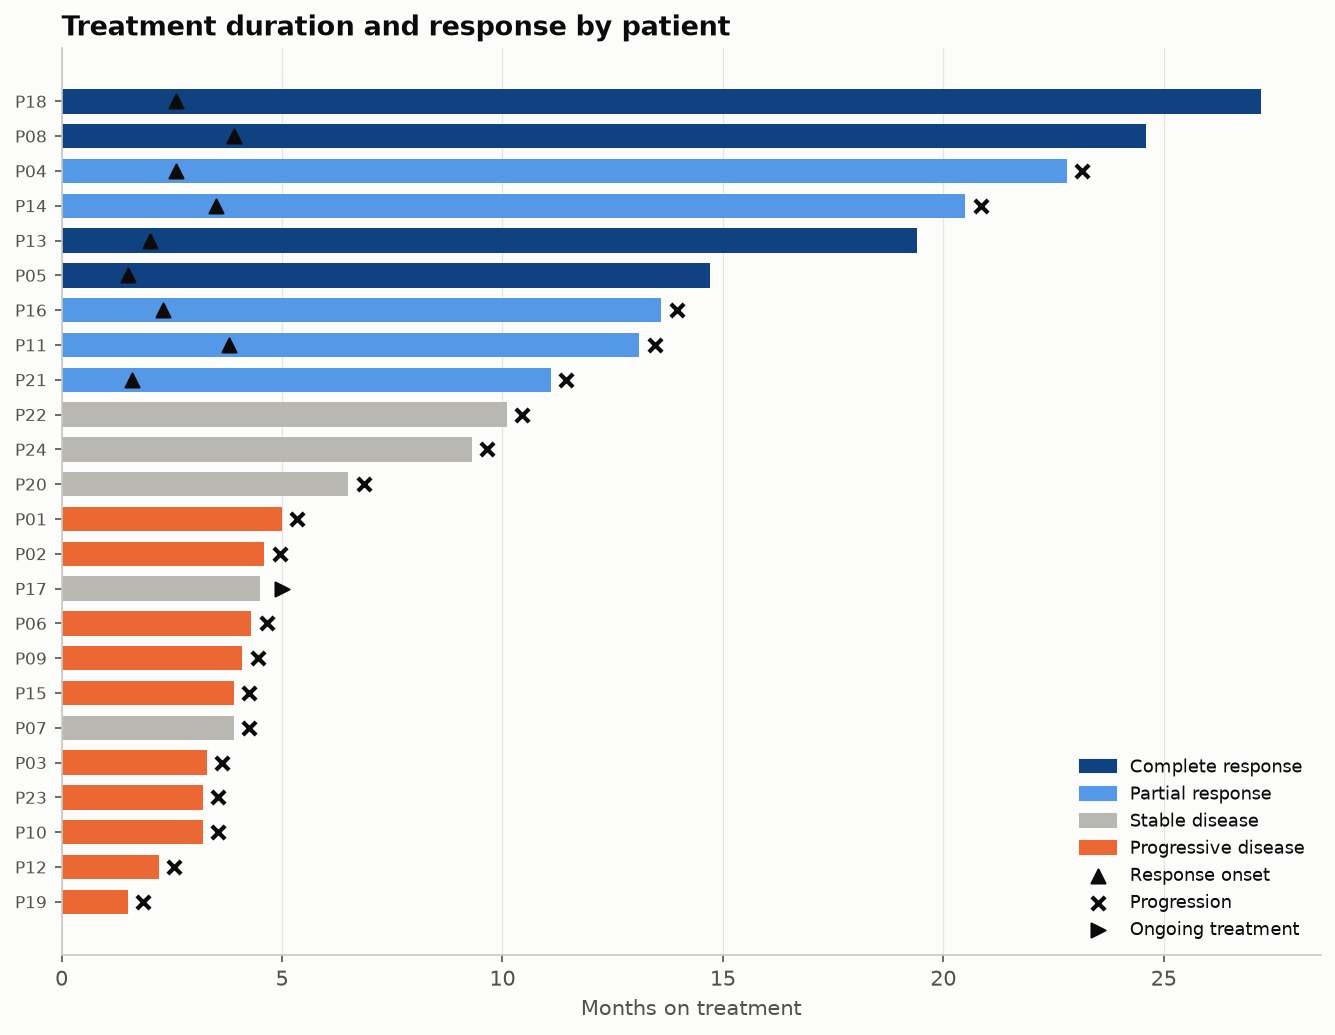

The Python source for this figure:
"""
Swimmer Plot  -  family: Healthcare & life sciences

DESIGN PURPOSE
One horizontal bar per patient shows time on treatment, with markers for key
events (response onset, progression, ongoing therapy). It tells each patient's
story, which summary curves hide.

WHEN TO USE
  - Show individual treatment duration and response in early-phase oncology
    trials
  - Show durability of response alongside time to response
  - Show any per-entity timeline with events (customer lifecycles, equipment
    maintenance)

AVOID WHEN
  - There are more than about 50 patients (bars become unreadable; use
    Kaplan–Meier curves)
  - Only aggregate statistics matter

ALTERNATIVES
  - Kaplan–Meier curve
  - Gantt chart
  - Event-chart / lasagna plot

EXAMPLE
Synthetic phase I cohort of 24 patients: months on treatment, best response,
and event markers.

NOTE: Examples use simulated data. De-identify patient data before analysing
it in notebooks: executed notebooks store their outputs.

Run:  python swimmer_plot.py
"""
import sys
from pathlib import Path

import numpy as np
import pandas as pd
import matplotlib.pyplot as plt

# Library style: categorical colors in fixed order, recessive axes, hairline grid.
PALETTE = ["#2a78d6", "#eb6834", "#1baf7a", "#eda100",
           "#e87ba4", "#008300", "#6250d6", "#e34948"]
SEQ_CMAP = "Blues"      # sequential: one hue, light -> dark
DIV_CMAP = "RdBu_r"     # diverging: two opposite hues, neutral midpoint
GRAY = "#b8b7b1"        # de-emphasised marks
plt.rcParams.update({
    "figure.figsize": (8, 4.8), "figure.dpi": 110, "figure.facecolor": "#fcfcfb",
    "axes.facecolor": "#fcfcfb", "axes.edgecolor": "#c9c8c3", "axes.linewidth": 0.8,
    "axes.spines.top": False, "axes.spines.right": False,
    "axes.grid": True, "grid.color": "#e6e5e1", "grid.linewidth": 0.6, "axes.axisbelow": True,
    "axes.prop_cycle": plt.cycler(color=PALETTE),
    "axes.titlesize": 13, "axes.titleweight": "bold", "axes.titlelocation": "left",
    "axes.labelcolor": "#52514e", "xtick.color": "#52514e", "ytick.color": "#52514e",
    "text.color": "#0b0b0b", "font.size": 10, "lines.linewidth": 2,
    "legend.frameon": False,
})

# --- Example data ------------------------------------------------------------
rng = np.random.default_rng(13)
n = 24
resp = rng.choice(["Complete response", "Partial response", "Stable disease", "Progressive disease"],
                  n, p=[0.12, 0.33, 0.33, 0.22])
base = {"Complete response": 22, "Partial response": 15, "Stable disease": 8, "Progressive disease": 3}
dur = np.array([max(1.0, rng.normal(base[r], base[r] * 0.35)) for r in resp]).round(1)
responder = np.isin(resp, ["Complete response", "Partial response"])
onset = np.where(responder, np.minimum(dur * 0.9, rng.uniform(1.5, 4, n)), np.nan).round(1)
ongoing = (rng.random(n) < 0.3) & (resp != "Progressive disease")   # best response PD means it progressed
progressed = ~ongoing & (resp != "Complete response")
df = pd.DataFrame({"patient": [f"P{i:02d}" for i in range(1, n + 1)], "months": dur,
                   "best_response": resp, "response_onset": onset,
                   "progressed": progressed, "ongoing": ongoing}).sort_values("months")
df.head()

# --- Plot --------------------------------------------------------------------
colors = {"Complete response": "#104281", "Partial response": "#5598e7",
          "Stable disease": GRAY, "Progressive disease": PALETTE[1]}
fig, ax = plt.subplots(figsize=(9, 7))
y = np.arange(len(df))
ax.barh(y, df.months, color=df.best_response.map(colors), height=0.7)
ax.scatter(df.response_onset, y, marker="^", s=45, color="#0b0b0b", zorder=3, label="Response onset")
pr = df.progressed.values
ax.scatter(df.months[pr] + 0.35, y[pr], marker="x", s=40, color="#0b0b0b", zorder=3, label="Progression")
og = df.ongoing.values
ax.scatter(df.months[og] + 0.5, y[og], marker=">", s=45, color="#0b0b0b", zorder=3,
           label="Ongoing treatment")
ax.set_yticks(y, df.patient, fontsize=8)
ax.grid(axis="y", visible=False)
ax.set_xlabel("Months on treatment")
ax.set_title("Treatment duration and response by patient")
from matplotlib.patches import Patch
handles = [Patch(color=c, label=k) for k, c in colors.items()]
h2, _ = ax.get_legend_handles_labels()
ax.legend(handles=handles + h2, loc="lower right", fontsize=8.5)
fig.tight_layout()

# --- Save / show -------------------------------------------------------------
out = Path(__file__).with_name(Path(__file__).stem + ".png")
fig.savefig(out, dpi=150, bbox_inches="tight")
print(f"saved {out}")
if "--no-show" not in sys.argv:
    plt.show()
